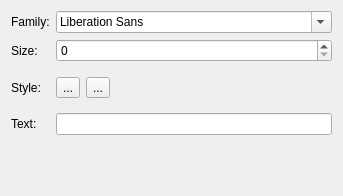
<ui version="4.0" >
 <class>SimpleTextShapeConfigWidget</class>
 <widget class="QWidget" name="SimpleTextShapeConfigWidget" >
  <property name="geometry" >
   <rect>
    <x>0</x>
    <y>0</y>
    <width>343</width>
    <height>196</height>
   </rect>
  </property>
  <layout class="QGridLayout" >
   <item row="0" column="0" >
    <widget class="QLabel" name="label" >
     <property name="text" >
      <string>Family:</string>
     </property>
    </widget>
   </item>
   <item row="0" column="1" >
    <widget class="QFontComboBox" name="fontFamily" />
   </item>
   <item row="1" column="0" >
    <widget class="QLabel" name="label_2" >
     <property name="text" >
      <string>Size:</string>
     </property>
    </widget>
   </item>
   <item row="1" column="1" >
    <widget class="KIntSpinBox" name="fontSize" />
   </item>
   <item row="2" column="0" >
    <widget class="QLabel" name="label_3" >
     <property name="text" >
      <string>Style:</string>
     </property>
    </widget>
   </item>
   <item row="2" column="1" >
    <widget class="QWidget" native="1" name="widget" >
     <layout class="QHBoxLayout" >
      <property name="leftMargin" >
       <number>0</number>
      </property>
      <property name="rightMargin" >
       <number>0</number>
      </property>
      <item>
       <widget class="QToolButton" name="bold" >
        <property name="text" >
         <string>...</string>
        </property>
       </widget>
      </item>
      <item>
       <widget class="QToolButton" name="italic" >
        <property name="text" >
         <string>...</string>
        </property>
       </widget>
      </item>
      <item>
       <spacer>
        <property name="orientation" >
         <enum>Qt::Horizontal</enum>
        </property>
        <property name="sizeHint" >
         <size>
          <width>21</width>
          <height>20</height>
         </size>
        </property>
       </spacer>
      </item>
     </layout>
    </widget>
   </item>
   <item row="3" column="0" >
    <widget class="QLabel" name="label_4" >
     <property name="text" >
      <string>Text:</string>
     </property>
    </widget>
   </item>
   <item row="3" column="1" >
    <widget class="QLineEdit" name="text" />
   </item>
   <item row="4" column="1" >
    <spacer>
     <property name="orientation" >
      <enum>Qt::Vertical</enum>
     </property>
     <property name="sizeHint" >
      <size>
       <width>269</width>
       <height>21</height>
      </size>
     </property>
    </spacer>
   </item>
  </layout>
 </widget>
 <customwidgets>
  <customwidget>
   <class>KIntSpinBox</class>
   <extends>QSpinBox</extends>
   <header>knuminput.h</header>
  </customwidget>
 </customwidgets>
 <resources/>
 <connections/>
</ui>
